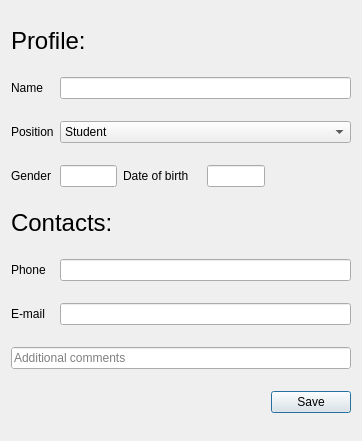
<?xml version="1.0" encoding="UTF-8"?>
<ui version="4.0">
 <class>AddRowDialog</class>
 <widget class="QDialog" name="AddRowDialog">
  <property name="geometry">
   <rect>
    <x>0</x>
    <y>0</y>
    <width>362</width>
    <height>441</height>
   </rect>
  </property>
  <property name="windowTitle">
   <string>Dialog</string>
  </property>
  <layout class="QGridLayout" name="gridLayout">
   <item row="7" column="1" colspan="6">
    <widget class="QLineEdit" name="emailLineEdit"/>
   </item>
   <item row="1" column="1" colspan="6">
    <widget class="QLineEdit" name="nameLineEdit"/>
   </item>
   <item row="1" column="0">
    <widget class="QLabel" name="PClassLabel">
     <property name="text">
      <string>Name</string>
     </property>
    </widget>
   </item>
   <item row="2" column="0">
    <widget class="QLabel" name="nameLabel">
     <property name="text">
      <string>Position</string>
     </property>
    </widget>
   </item>
   <item row="7" column="0">
    <widget class="QLabel" name="label_5">
     <property name="text">
      <string>E-mail</string>
     </property>
    </widget>
   </item>
   <item row="9" column="6">
    <widget class="QPushButton" name="saveButton">
     <property name="text">
      <string>Save</string>
     </property>
    </widget>
   </item>
   <item row="3" column="5">
    <widget class="QLineEdit" name="birthLineEdit"/>
   </item>
   <item row="2" column="1" colspan="6">
    <widget class="QComboBox" name="comboBox">
     <item>
      <property name="text">
       <string>Student</string>
      </property>
     </item>
     <item>
      <property name="text">
       <string>Teacher</string>
      </property>
     </item>
     <item>
      <property name="text">
       <string>Academic</string>
      </property>
     </item>
     <item>
      <property name="text">
       <string>Study office</string>
      </property>
     </item>
     <item>
      <property name="text">
       <string>Service staff</string>
      </property>
     </item>
     <item>
      <property name="text">
       <string>Lecturer</string>
      </property>
     </item>
    </widget>
   </item>
   <item row="5" column="0" colspan="2">
    <widget class="QLabel" name="label_3">
     <property name="sizePolicy">
      <sizepolicy hsizetype="Fixed" vsizetype="Fixed">
       <horstretch>0</horstretch>
       <verstretch>0</verstretch>
      </sizepolicy>
     </property>
     <property name="font">
      <font>
       <pointsize>18</pointsize>
      </font>
     </property>
     <property name="text">
      <string>Contacts:</string>
     </property>
    </widget>
   </item>
   <item row="6" column="0">
    <widget class="QLabel" name="label_4">
     <property name="text">
      <string>Phone</string>
     </property>
    </widget>
   </item>
   <item row="0" column="0" colspan="2">
    <widget class="QLabel" name="label">
     <property name="sizePolicy">
      <sizepolicy hsizetype="Fixed" vsizetype="Fixed">
       <horstretch>0</horstretch>
       <verstretch>0</verstretch>
      </sizepolicy>
     </property>
     <property name="font">
      <font>
       <pointsize>18</pointsize>
      </font>
     </property>
     <property name="text">
      <string>Profile:</string>
     </property>
    </widget>
   </item>
   <item row="8" column="0" colspan="7">
    <widget class="QLineEdit" name="commentLineEdit">
     <property name="focusPolicy">
      <enum>Qt::StrongFocus</enum>
     </property>
     <property name="autoFillBackground">
      <bool>true</bool>
     </property>
     <property name="styleSheet">
      <string notr="true"/>
     </property>
     <property name="inputMask">
      <string/>
     </property>
     <property name="text">
      <string comment="Additional comments" extracomment="Additional comments"/>
     </property>
     <property name="frame">
      <bool>true</bool>
     </property>
     <property name="placeholderText">
      <string>Additional comments</string>
     </property>
    </widget>
   </item>
   <item row="6" column="1" colspan="6">
    <widget class="QLineEdit" name="phoneLineEdit"/>
   </item>
   <item row="3" column="0">
    <widget class="QLabel" name="sexLabel">
     <property name="text">
      <string>Gender</string>
     </property>
    </widget>
   </item>
   <item row="3" column="1">
    <widget class="QLineEdit" name="genderLineEdit"/>
   </item>
   <item row="3" column="2">
    <widget class="QLabel" name="label_2">
     <property name="text">
      <string>Date of birth</string>
     </property>
    </widget>
   </item>
  </layout>
 </widget>
 <resources/>
 <connections/>
</ui>
